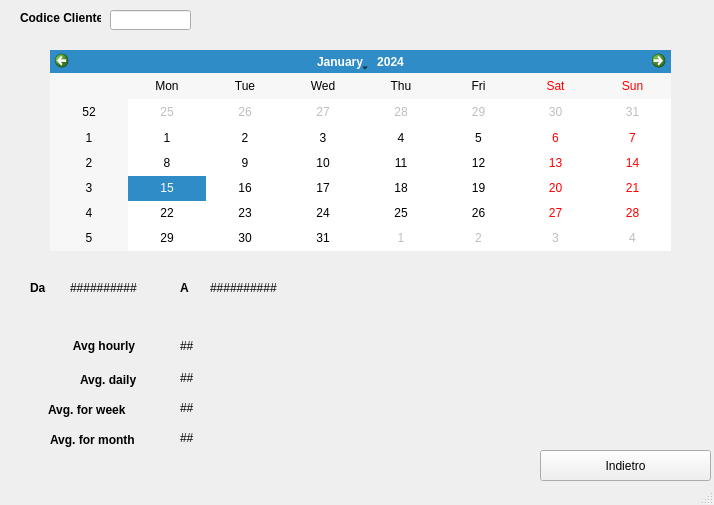
<?xml version="1.0" encoding="UTF-8"?>
<ui version="4.0">
 <class>Interrogazione</class>
 <widget class="QMainWindow" name="Interrogazione">
  <property name="geometry">
   <rect>
    <x>0</x>
    <y>0</y>
    <width>714</width>
    <height>505</height>
   </rect>
  </property>
  <property name="minimumSize">
   <size>
    <width>714</width>
    <height>505</height>
   </size>
  </property>
  <property name="maximumSize">
   <size>
    <width>714</width>
    <height>505</height>
   </size>
  </property>
  <property name="windowTitle">
   <string>MainWindow</string>
  </property>
  <widget class="QWidget" name="centralwidget">
   <widget class="QPushButton" name="Return">
    <property name="geometry">
     <rect>
      <x>540</x>
      <y>450</y>
      <width>171</width>
      <height>31</height>
     </rect>
    </property>
    <property name="text">
     <string>Indietro</string>
    </property>
   </widget>
   <widget class="QLabel" name="Avg_hour">
    <property name="geometry">
     <rect>
      <x>60</x>
      <y>330</y>
      <width>91</width>
      <height>31</height>
     </rect>
    </property>
    <property name="font">
     <font>
      <weight>75</weight>
      <bold>true</bold>
     </font>
    </property>
    <property name="text">
     <string>    Avg hourly</string>
    </property>
   </widget>
   <widget class="QCalendarWidget" name="calendarWidget">
    <property name="geometry">
     <rect>
      <x>50</x>
      <y>50</y>
      <width>621</width>
      <height>201</height>
     </rect>
    </property>
   </widget>
   <widget class="QLabel" name="setHere_hour">
    <property name="geometry">
     <rect>
      <x>180</x>
      <y>335</y>
      <width>59</width>
      <height>21</height>
     </rect>
    </property>
    <property name="text">
     <string>##</string>
    </property>
   </widget>
   <widget class="QLabel" name="Avg_daily">
    <property name="geometry">
     <rect>
      <x>80</x>
      <y>370</y>
      <width>71</width>
      <height>20</height>
     </rect>
    </property>
    <property name="font">
     <font>
      <weight>75</weight>
      <italic>false</italic>
      <bold>true</bold>
     </font>
    </property>
    <property name="text">
     <string>Avg. daily</string>
    </property>
   </widget>
   <widget class="QLabel" name="setHere_daily">
    <property name="geometry">
     <rect>
      <x>180</x>
      <y>370</y>
      <width>59</width>
      <height>16</height>
     </rect>
    </property>
    <property name="text">
     <string>##</string>
    </property>
   </widget>
   <widget class="QLabel" name="Avg_week">
    <property name="geometry">
     <rect>
      <x>48</x>
      <y>400</y>
      <width>101</width>
      <height>20</height>
     </rect>
    </property>
    <property name="font">
     <font>
      <weight>75</weight>
      <bold>true</bold>
     </font>
    </property>
    <property name="text">
     <string>Avg. for week</string>
    </property>
   </widget>
   <widget class="QLabel" name="setHere_week">
    <property name="geometry">
     <rect>
      <x>180</x>
      <y>400</y>
      <width>59</width>
      <height>16</height>
     </rect>
    </property>
    <property name="text">
     <string>##</string>
    </property>
   </widget>
   <widget class="QLabel" name="Avg_month">
    <property name="geometry">
     <rect>
      <x>50</x>
      <y>430</y>
      <width>101</width>
      <height>20</height>
     </rect>
    </property>
    <property name="font">
     <font>
      <weight>75</weight>
      <bold>true</bold>
     </font>
    </property>
    <property name="text">
     <string>Avg. for month</string>
    </property>
   </widget>
   <widget class="QLabel" name="setHere_month">
    <property name="geometry">
     <rect>
      <x>180</x>
      <y>430</y>
      <width>59</width>
      <height>16</height>
     </rect>
    </property>
    <property name="text">
     <string>##</string>
    </property>
   </widget>
   <widget class="QLabel" name="data1">
    <property name="geometry">
     <rect>
      <x>70</x>
      <y>280</y>
      <width>91</width>
      <height>16</height>
     </rect>
    </property>
    <property name="text">
     <string>##########</string>
    </property>
   </widget>
   <widget class="QLabel" name="data2">
    <property name="geometry">
     <rect>
      <x>210</x>
      <y>280</y>
      <width>91</width>
      <height>16</height>
     </rect>
    </property>
    <property name="text">
     <string>##########</string>
    </property>
   </widget>
   <widget class="QLineEdit" name="lineEdit">
    <property name="geometry">
     <rect>
      <x>110</x>
      <y>10</y>
      <width>81</width>
      <height>20</height>
     </rect>
    </property>
   </widget>
   <widget class="QLabel" name="label">
    <property name="geometry">
     <rect>
      <x>20</x>
      <y>10</y>
      <width>81</width>
      <height>16</height>
     </rect>
    </property>
    <property name="font">
     <font>
      <weight>75</weight>
      <bold>true</bold>
     </font>
    </property>
    <property name="text">
     <string>Codice Cliente</string>
    </property>
   </widget>
   <widget class="QLabel" name="label_2">
    <property name="geometry">
     <rect>
      <x>30</x>
      <y>280</y>
      <width>21</width>
      <height>16</height>
     </rect>
    </property>
    <property name="font">
     <font>
      <weight>75</weight>
      <bold>true</bold>
     </font>
    </property>
    <property name="text">
     <string>Da</string>
    </property>
   </widget>
   <widget class="QLabel" name="label_3">
    <property name="geometry">
     <rect>
      <x>180</x>
      <y>280</y>
      <width>21</width>
      <height>16</height>
     </rect>
    </property>
    <property name="font">
     <font>
      <weight>75</weight>
      <bold>true</bold>
     </font>
    </property>
    <property name="text">
     <string>A</string>
    </property>
   </widget>
  </widget>
  <widget class="QStatusBar" name="statusbar"/>
 </widget>
 <resources/>
 <connections/>
</ui>
